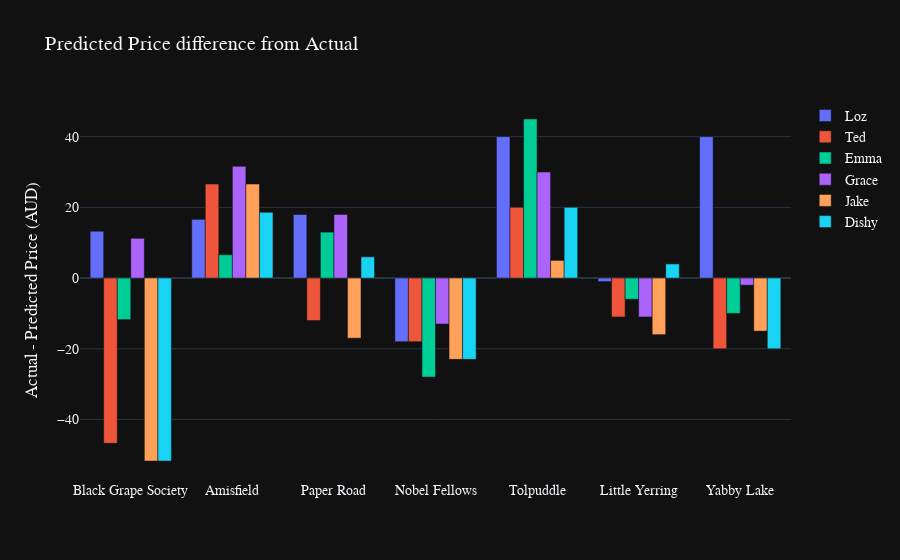

Notebook source saved alongside this figure:
### Code cell
x = list(wine_value.columns)
y0 = list(wine_value.iloc[0].values)
y1 = list(wine_value.iloc[1].values)
y2 = list(wine_value.iloc[2].values)
y3 = list(wine_value.iloc[3].values)
y4 = list(wine_value.iloc[4].values)
y5 = list(wine_value.iloc[5].values)

fig = go.Figure(data=[
    go.Bar(name='Loz', x=x, y=y0),
    go.Bar(name='Ted', x=x, y=y1),
    go.Bar(name='Emma', x=x, y=y2),
    go.Bar(name='Grace', x=x, y=y3),
    go.Bar(name='Jake', x=x, y=y4),
    go.Bar(name='Dishy', x=x, y=y5),
])
# Change the bar mode
fig.update_layout(title='Predicted Price difference from Actual',
                    barmode='group',
                  font = dict(family = "Arial", size=14),
                 yaxis=dict(
                    title='Actual - Predicted Price (AUD)')
                 )
fig = go.FigureWidget(fig)
fig.layout.template = 'plotly_dark'
fig.show()

### Figure 1 — Plotly figure (JSON) as saved in the notebook; plotly's stock layout.template omitted (floating-point values rounded to 4 significant figures)
{"data": [{"name": "Loz", "type": "bar", "uid": "59fac19f-55d0-4e03-a13d-7a7017fad700", "x": ["Black Grape Society", "Amisfield", "Paper Road", "Nobel Fellows", "Tolpuddle", "Little Yerring", "Yabby Lake"], "y": [13.25, 16.6, 18, -18, 40, -1, 40]}, {"name": "Ted", "type": "bar", "uid": "1650385c-0ef4-4cca-97f5-954b877e894b", "x": ["Black Grape Society", "Amisfield", "Paper Road", "Nobel Fellows", "Tolpuddle", "Little Yerring", "Yabby Lake"], "y": [-46.75, 26.6, -12, -18, 20, -11, -20]}, {"name": "Emma", "type": "bar", "uid": "4e3cfc91-a8f1-42da-819f-fb21b91aed6c", "x": ["Black Grape Society", "Amisfield", "Paper Road", "Nobel Fellows", "Tolpuddle", "Little Yerring", "Yabby Lake"], "y": [-11.75, 6.6, 13, -28, 45, -6, -10]}, {"name": "Grace", "type": "bar", "uid": "8c823ac9-f7eb-4599-82d8-994db39044cd", "x": ["Black Grape Society", "Amisfield", "Paper Road", "Nobel Fellows", "Tolpuddle", "Little Yerring", "Yabby Lake"], "y": [11.25, 31.6, 18, -13, 30, -11, -2]}, {"name": "Jake", "type": "bar", "uid": "a4e9a7e5-caf2-4e93-a474-2d600b4eb3f8", "x": ["Black Grape Society", "Amisfield", "Paper Road", "Nobel Fellows", "Tolpuddle", "Little Yerring", "Yabby Lake"], "y": [-51.75, 26.6, -17, -23, 5, -16, -15]}, {"name": "Dishy", "type": "bar", "uid": "76a0a36c-3d35-4641-b8ea-d03fb2a34365", "x": ["Black Grape Society", "Amisfield", "Paper Road", "Nobel Fellows", "Tolpuddle", "Little Yerring", "Yabby Lake"], "y": [-51.75, 18.6, 6, -23, 20, 4, -20]}], "layout": {"barmode": "group", "font": {"family": "Arial", "size": 14}, "title": {"text": "Predicted Price difference from Actual"}, "yaxis": {"title": {"text": "Actual - Predicted Price (AUD)"}}}}
